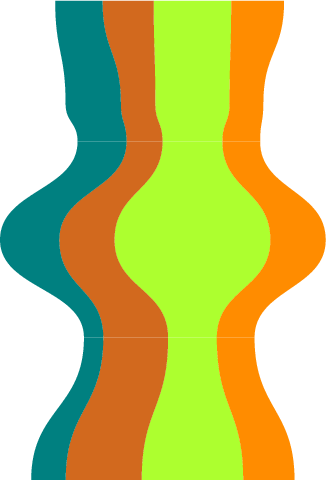

Source code (Python):
import svgwrite
from pprint import pprint
from random import randrange

class River:
    def __init__(self, filename):
        pass


class Race:
    def __init__(self, dwg, fill='grey'):
        self.marshes = {}
        self.fill = fill
        self.paths = []
        self.dwg = dwg

    def add_marsh(self, distance, x=0, width=0,  label=''):
        self.marshes[distance] = {'label': label,
                                  'w': width,
                                  'x': x}

    def center_stream(self, x):
        for distance in self.marshes:
            self.marshes[distance]['x'] = x

    def update_paths(self):
        self.paths = []
        control_distance = 0.5
        marsh_distances = sorted(self.marshes.keys())
        for n in range(0, len(marsh_distances)-1):
            m1 = self.marshes[marsh_distances[n]]
            m2 = self.marshes[marsh_distances[n+1]]

            x1 = m1['x'] - (m1['w']/2.0)
            y1 = marsh_distances[n]

            x2 = m2['x'] - (m2['w']/2.0)
            y2 = marsh_distances[n+1]

            c1x = x1
            c1y = y1 + ((y2-y1)*control_distance)

            c2x = x2
            c2y = y2 - ((y2-y1)*control_distance)

            x3 = m2['x'] + (m2['w']/2.0)
            y3 = marsh_distances[n+1]

            x4 = m1['x'] + (m1['w']/2.0)
            y4 = marsh_distances[n]

            c3x = x3
            c3y = y3 - ((y3-y4)*control_distance)

            c4x = x4
            c4y = y4 + ((y2-y1)*control_distance)

            p = self.dwg.path(d="M%d,%d Z" % (x1, y1),
                              fill=self.fill,
                              stroke="white",
                              stroke_width=0)

            # connect x1,y1 to x2, y2
            p.push("C %d %d" % (c1x, c1y))
            p.push("%d %d" % (c2x, c2y))
            p.push("%d %d" % (x2, y2))

            # line to x3, y3
            p.push("L %d %d" % (x3, y3))

            # connect x3,y3 to x4, y4
            p.push("C %d %d" % (c3x, c3y))
            p.push("%d %d" % (c4x, c4y))
            p.push("%d %d" % (x4, y4))

            # line from x4, y4 to x1, y1
            p.push("L %d %d" % (x1, y1))

            self.paths.append(p)

    def render(self):
        for p in self.paths:
            self.dwg.add(p)

            # # place label
            # if m1['label'] != '':
            #     l = dwg.text(m1['label'],
            #                       insert=(m1['x'], marsh_distances[n]),
            #                       style="font-size: 12; text-anchor:middle")
            #     self.elements.append(p)

    def flank(self, race, side):
        if side == 'r':
            sign = 1
        elif side == 'l':
            sign = -1
            
        for d in self.marshes:
            self.marshes[d]['x'] = sign * self.marshes[d]['w'] * 0.5 + \
                                   race.marshes[d]['x'] + \
                                   sign * race.marshes[d]['w'] * 0.5

#r = River()
dwg = svgwrite.Drawing(filename='prueba.svg')

sif = Race(dwg, fill='greenyellow')
sif.add_marsh(distance=1, width=randrange(50, 110), x=randrange(250, 333))
sif.add_marsh(distance=130, width=randrange(50, 110), x=randrange(100, 133))
sif.add_marsh(distance=177, width=randrange(50, 110), x=randrange(100, 133))
sif.add_marsh(distance=300, width=randrange(50, 210), x=randrange(10, 300))
sif.add_marsh(distance=422, width=randrange(50, 140), x=randrange(100, 133))
sif.add_marsh(distance=600, width=randrange(50, 310), x=randrange(150, 233))
sif.center_stream(400)

m = Race(dwg, fill='darkorange')
m.add_marsh(distance=1, width=randrange(40,70))
m.add_marsh(distance=130, width=randrange(40,70))
m.add_marsh(distance=177, width=randrange(40,70), label='mercury')
m.add_marsh(distance=300, width=randrange(40,70))
m.add_marsh(distance=422, width=randrange(40,70), label='1910')
m.add_marsh(distance=600, width=randrange(40,70))

m.flank(sif, 'r')


n = Race(dwg, fill='chocolate')
n.add_marsh(distance=1, width=randrange(40,70))
n.add_marsh(distance=130, width=randrange(40,70))
n.add_marsh(distance=177, width=randrange(40,70), label='nitro')
n.add_marsh(distance=300, width=randrange(100))
n.add_marsh(distance=422, width=randrange(100))
n.add_marsh(distance=600, width=randrange(100))

n.flank(sif, 'l')


o = Race(dwg, fill='teal')
o.add_marsh(distance=1, width=randrange(40,70))
o.add_marsh(distance=130, width=randrange(40,70))
o.add_marsh(distance=177, width=randrange(40,70), label='nitro')
o.add_marsh(distance=300, width=randrange(100))
o.add_marsh(distance=422, width=randrange(40))
o.add_marsh(distance=600, width=randrange(100))

o.flank(n,'l')


sif.update_paths()
sif.render()
m.update_paths()
m.render()
n.update_paths()
n.render()
o.update_paths()
o.render()

dwg.save()
